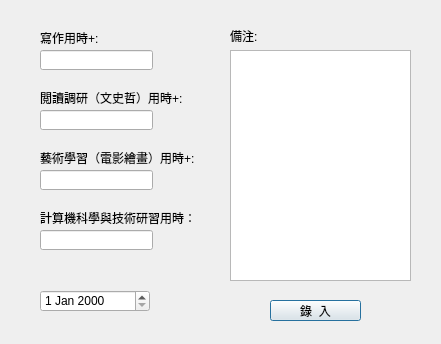
<?xml version="1.0" encoding="UTF-8"?>
<ui version="4.0">
 <class>pro_dayset_dlg</class>
 <widget class="QDialog" name="pro_dayset_dlg">
  <property name="geometry">
   <rect>
    <x>0</x>
    <y>0</y>
    <width>441</width>
    <height>344</height>
   </rect>
  </property>
  <property name="windowTitle">
   <string>輸入Pro</string>
  </property>
  <property name="windowIcon">
   <iconset resource="pro++.qrc">
    <normaloff>:/images/pro++.ico</normaloff>:/images/pro++.ico</iconset>
  </property>
  <widget class="QTextEdit" name="note_edit">
   <property name="geometry">
    <rect>
     <x>230</x>
     <y>50</y>
     <width>181</width>
     <height>231</height>
    </rect>
   </property>
  </widget>
  <widget class="QPushButton" name="inpt_btn">
   <property name="geometry">
    <rect>
     <x>270</x>
     <y>300</y>
     <width>91</width>
     <height>21</height>
    </rect>
   </property>
   <property name="text">
    <string>錄  入</string>
   </property>
  </widget>
  <widget class="QDateEdit" name="date_edit">
   <property name="geometry">
    <rect>
     <x>40</x>
     <y>290</y>
     <width>110</width>
     <height>22</height>
    </rect>
   </property>
  </widget>
  <widget class="QLineEdit" name="ctlpro_edit">
   <property name="geometry">
    <rect>
     <x>40</x>
     <y>230</y>
     <width>113</width>
     <height>20</height>
    </rect>
   </property>
  </widget>
  <widget class="QLineEdit" name="alpro_edit">
   <property name="geometry">
    <rect>
     <x>40</x>
     <y>170</y>
     <width>113</width>
     <height>20</height>
    </rect>
   </property>
  </widget>
  <widget class="QLineEdit" name="rpro_edit">
   <property name="geometry">
    <rect>
     <x>40</x>
     <y>110</y>
     <width>113</width>
     <height>20</height>
    </rect>
   </property>
  </widget>
  <widget class="QLineEdit" name="wpro_edit">
   <property name="geometry">
    <rect>
     <x>40</x>
     <y>50</y>
     <width>113</width>
     <height>20</height>
    </rect>
   </property>
  </widget>
  <widget class="QLabel" name="label">
   <property name="geometry">
    <rect>
     <x>40</x>
     <y>30</y>
     <width>71</width>
     <height>16</height>
    </rect>
   </property>
   <property name="text">
    <string>寫作用時+:</string>
   </property>
  </widget>
  <widget class="QLabel" name="label_2">
   <property name="geometry">
    <rect>
     <x>40</x>
     <y>90</y>
     <width>151</width>
     <height>16</height>
    </rect>
   </property>
   <property name="text">
    <string>閲讀調研（文史哲）用時+:</string>
   </property>
  </widget>
  <widget class="QLabel" name="label_3">
   <property name="geometry">
    <rect>
     <x>40</x>
     <y>150</y>
     <width>161</width>
     <height>16</height>
    </rect>
   </property>
   <property name="text">
    <string>藝術學習（電影繪畫）用時+:</string>
   </property>
  </widget>
  <widget class="QLabel" name="label_4">
   <property name="geometry">
    <rect>
     <x>40</x>
     <y>210</y>
     <width>161</width>
     <height>16</height>
    </rect>
   </property>
   <property name="text">
    <string>計算機科學與技術研習用時：</string>
   </property>
  </widget>
  <widget class="QLabel" name="label_5">
   <property name="geometry">
    <rect>
     <x>230</x>
     <y>30</y>
     <width>54</width>
     <height>12</height>
    </rect>
   </property>
   <property name="text">
    <string>備注:</string>
   </property>
  </widget>
 </widget>
 <resources>
  <include location="pro++.qrc"/>
 </resources>
 <connections/>
</ui>
